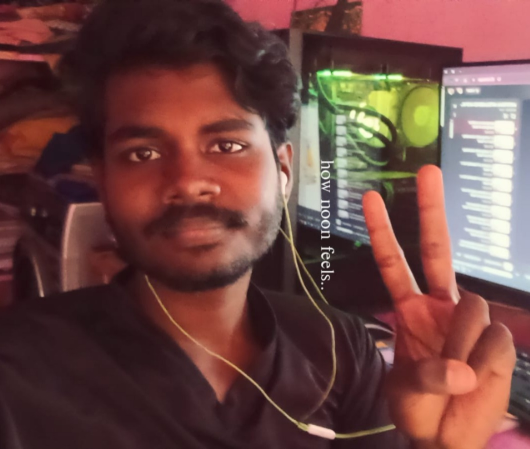
#> input picture backend/uploads/profile.jpeg, 1060 x 898 px (shown at 1/2 size)
$ python -i pixel_forensics.py   (imports and definitions only)   (older library calls are emulated)
#> lines starting #> are read from the running program, lines starting #| are printed output that depends on the picture; after the words box and inside, x2 and y2 are one past the last pixel; in counts of white or black regions, pixels touching at a corner belong together
"""
RENI — Pixel Forensics Engine
Real Error Level Analysis (ELA), noise analysis, and heatmap generation.
This is REAL forensics — not LLM hallucinations.
"""
import cv2
import numpy as np
import base64
import os
import tempfile
from PIL import Image, ImageDraw
import io


class PixelForensics:
    """
    Performs genuine pixel-level forensic analysis on document images.

    Techniques:
    - Error Level Analysis (ELA): Re-compress at known quality, diff to reveal edits
    - Noise Variance Analysis: Grid-based noise profiling to detect pasted regions
    - Heatmap Generation: Visual overlay of suspicious regions
    """

    QUALITY_LEVELS = [90, 75]
    ELA_AMPLIFICATION = 20
    HOTSPOT_MIN_AREA = 300
    NOISE_GRID_SIZE = 8
    NOISE_Z_THRESHOLD = 2.0

    def _ensure_image(self, file_path):
        """Convert PDF page to image if needed, or load image directly."""
        ext = os.path.splitext(file_path)[1].lower()

        if ext == '.pdf':
            try:
                import fitz
                doc = fitz.open(file_path)
                page = doc[0]
                pix = page.get_pixmap(dpi=200)
                img_path = os.path.join(tempfile.gettempdir(), "reni_pdf_render.png")
                pix.save(img_path)
                doc.close()
                return img_path, True
            except Exception as e:
                print(f"  [PIXEL] PDF render failed: {e}")
                return None, False

        if ext in ['.jpg', '.jpeg', '.png', '.bmp', '.tiff', '.tif', '.webp']:
            return file_path, False

        return None, False

    def error_level_analysis(self, image_path, quality=90):
        """
        Core ELA algorithm.
        Re-save at known JPEG quality → compute amplified pixel difference.
        Edited regions show higher residuals because they were saved at a different
        compression level than the rest of the image.
        """
        img = cv2.imread(image_path)
        if img is None:
            return None

        temp_path = os.path.join(tempfile.gettempdir(), "reni_ela_resave.jpg")
        cv2.imwrite(temp_path, img, [cv2.IMWRITE_JPEG_QUALITY, quality])
        resaved = cv2.imread(temp_path)

        try:
            os.remove(temp_path)
        except OSError:
            pass

        if resaved is None or img.shape != resaved.shape:
            return None

        ela = cv2.absdiff(img, resaved).astype(np.float32) * self.ELA_AMPLIFICATION
        ela = np.clip(ela, 0, 255).astype(np.uint8)
        return ela

    def detect_hotspots(self, ela_image, threshold=80):
        """Locate contiguous high-residual regions in the ELA output."""
        gray = cv2.cvtColor(ela_image, cv2.COLOR_BGR2GRAY)
        _, binary = cv2.threshold(gray, threshold, 255, cv2.THRESH_BINARY)

        # Morphological cleanup
        kernel = cv2.getStructuringElement(cv2.MORPH_RECT, (5, 5))
        binary = cv2.morphologyEx(binary, cv2.MORPH_CLOSE, kernel)

        contours, _ = cv2.findContours(binary, cv2.RETR_EXTERNAL, cv2.CHAIN_APPROX_SIMPLE)

        hotspots = []
        for contour in contours:
            area = cv2.contourArea(contour)
            if area > self.HOTSPOT_MIN_AREA:
                x, y, w, h = cv2.boundingRect(contour)
                region = gray[y:y + h, x:x + w]
                intensity = float(np.mean(region))
                hotspots.append({
                    "coordinates": [int(x), int(y), int(w), int(h)],
                    "area": int(area),
                    "intensity": round(intensity, 2),
                    "severity": round(min(intensity / 180.0, 1.0), 3),
                })

        return sorted(hotspots, key=lambda h: h["severity"], reverse=True)

    def generate_heatmap(self, image_path, ela_image):
        """Blend a JET colormap heatmap onto the original image and return base64 PNG."""
        original = cv2.imread(image_path)
        if original is None:
            return None

        # Resize ELA to match original if needed
        if ela_image.shape[:2] != original.shape[:2]:
            ela_image = cv2.resize(ela_image, (original.shape[1], original.shape[0]))

        gray_ela = cv2.cvtColor(ela_image, cv2.COLOR_BGR2GRAY)

        # Normalize for better visual contrast
        gray_ela = cv2.normalize(gray_ela, None, 0, 255, cv2.NORM_MINMAX)

        heatmap = cv2.applyColorMap(gray_ela, cv2.COLORMAP_JET)
        overlay = cv2.addWeighted(original, 0.55, heatmap, 0.45, 0)

        _, buffer = cv2.imencode('.png', overlay)
        return base64.b64encode(buffer).decode('utf-8')

    def generate_overlay_heatmap(self, image_path, hotspots):
        img = Image.open(image_path).convert('RGBA')
        mask = Image.new('RGBA', img.size, (0, 0, 0, 0))
        draw = ImageDraw.Draw(mask)
        for h in hotspots:
            c = h.get("coordinates", [])
            if len(c) >= 2:
                x, y = c[0], c[1]
                sev = h.get("severity", 0.5)
                alpha = int(min(sev * 180 + 40, 220))
                draw.rectangle([x, y, x + 32, y + 32], fill=(255, 30, 30, alpha))
        composite = Image.alpha_composite(img, mask).convert('RGB')
        buf = io.BytesIO()
        composite.save(buf, format='PNG')
        return base64.b64encode(buf.getvalue()).decode('utf-8')

    def noise_analysis(self, image_path):
        """
        Divide image into grid cells, compute noise variance per cell.
        Pasted regions have different noise characteristics from the background.
        """
        img = cv2.imread(image_path, cv2.IMREAD_GRAYSCALE)
        if img is None:
            return []

        h, w = img.shape
        gs = self.NOISE_GRID_SIZE
        cell_h, cell_w = h // gs, w // gs

        variances = []
        for i in range(gs):
            for j in range(gs):
                cell = img[i * cell_h:(i + 1) * cell_h, j * cell_w:(j + 1) * cell_w]
                laplacian = cv2.Laplacian(cell, cv2.CV_64F)
                variance = float(laplacian.var())
                variances.append({"grid": [i, j], "variance": round(variance, 2)})

        if not variances:
            return []

        mean_var = np.mean([v["variance"] for v in variances])
        std_var = np.std([v["variance"] for v in variances])

        anomalous = []
        for v in variances:
            z = abs(v["variance"] - mean_var) / (std_var + 1e-10)
            if z > self.NOISE_Z_THRESHOLD:
                v["z_score"] = round(float(z), 2)
                anomalous.append(v)

        return anomalous

    # ------------------------------------------------------------------
    # Public API — called by the LangGraph pipeline
    # ------------------------------------------------------------------
    def analyze(self, file_path):
        """Full pixel forensics analysis. Returns findings + belief mass + heatmap."""
        print("  [PIXEL] Starting Error Level Analysis...")

        img_path, was_converted = self._ensure_image(file_path)
        if img_path is None:
            return {
                "agent": "Pixel Forensics",
                "findings": [{"type": "SKIPPED", "description": "Unsupported file format for pixel analysis.", "severity": 0}],
                "belief_mass": {"forged": 0.0, "genuine": 0.0, "uncertain": 1.0},
                "heatmap_base64": None,
            }

        findings = []
        heatmap_b64 = None
        belief = {"forged": 0.05, "genuine": 0.45, "uncertain": 0.50}

        # ---- ELA at primary quality ----
        ela = self.error_level_analysis(img_path, quality=self.QUALITY_LEVELS[0])
#> in error_level_analysis, img is the input picture: shape (898, 1060, 3); mean B, G, R 67.1, 71.1, 110.5
#> in error_level_analysis, `ela = cv2.absdiff(img, resaved).astype(np.float32) * self.ELA_AMPLIFIC..`:
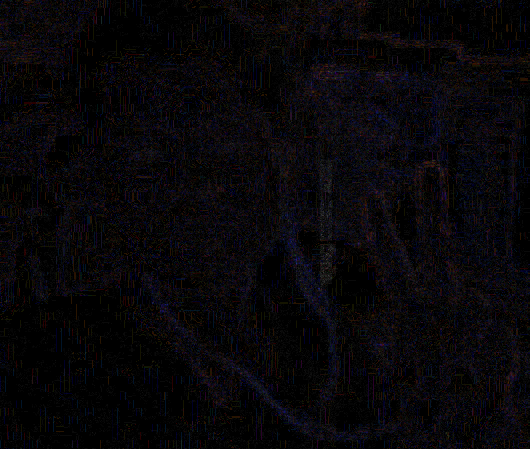
#> ela: shape (898, 1060, 3) float32 (shown at 1/2 size); mean B, G, R 8.9, 6.3, 7.9
        if ela is not None:
            hotspots = self.detect_hotspots(ela)
#> in detect_hotspots, `_, binary = cv2.threshold(gray, threshold, 255, cv2.THRESH_BINARY)`:
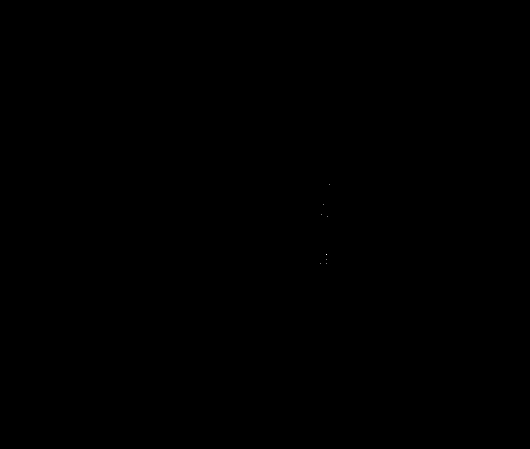
#> binary: shape (898, 1060) (shown at 1/2 size); 0% white in thin lines or dots, all inside (x1, y1, x2, y2) = (641, 368, 660, 528)
#> in detect_hotspots, `contours, _ = cv2.findContours(binary, cv2.RETR_EXTERNAL, cv2.CHAIN_AP..`: contours = 8 contours, all with area under 20
#> the loop in detect_hotspots, `for contour in contours:` made 8 passes
#> contour on passes 1 to 8: [[652, 527]], [[641, 527]], [[653, 519]], [[653, 508], [652, 509]], [[654, 432]], [[643, 429]], [[646, 408]], [[659, 368]]
#> after the loop in detect_hotspots, `for contour in contours:`: hotspots = []
#> hotspots = []
            mean_residual = float(np.mean(ela))
#> mean_residual = 7.71

            heatmap_b64 = self.generate_heatmap(img_path, ela)
#> in generate_heatmap, `gray_ela = cv2.normalize(gray_ela, None, 0, 255, cv2.NORM_MINMAX)`:
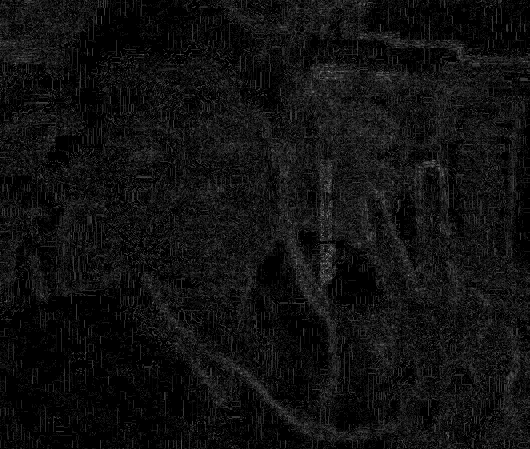
#> gray_ela: shape (898, 1060) (shown at 1/2 size); min 0, max 255, mean 16.3
#> in generate_heatmap, `heatmap = cv2.applyColorMap(gray_ela, cv2.COLORMAP_JET)`:
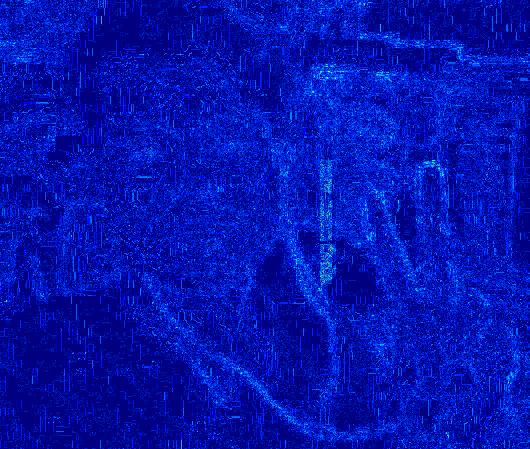
#> heatmap: shape (898, 1060, 3) (shown at 1/2 size); mean B, G, R 173.2, 19.3, 0.1
#> in generate_heatmap, `overlay = cv2.addWeighted(original, 0.55, heatmap, 0.45, 0)`:
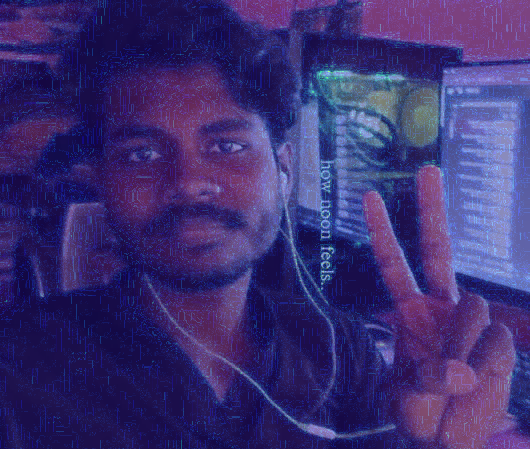
#> overlay: shape (898, 1060, 3) (shown at 1/2 size); mean B, G, R 114.8, 47.8, 60.8

            if hotspots:
                top = hotspots[0]
                findings.append({
                    "type": "ELA_ANOMALY",
                    "description": (
                        f"Error Level Analysis detected {len(hotspots)} suspicious region(s). "
                        f"Primary anomaly at coordinates {top['coordinates']} with severity {top['severity']:.0%}. "
                        f"Mean ELA residual: {mean_residual:.1f}."
                    ),
                    "severity": top["severity"],
                    "coordinates": top["coordinates"],
                    "shap_weight": 0.54,
                })
                belief["forged"] = min(top["severity"] * 0.75 + 0.15, 0.95)
                belief["genuine"] = max(0.05, 1.0 - belief["forged"] - 0.10)
                belief["uncertain"] = round(1.0 - belief["forged"] - belief["genuine"], 3)

                try:
                    heatmap_b64 = self.generate_overlay_heatmap(img_path, hotspots)
                except Exception:
                    heatmap_b64 = self.generate_heatmap(img_path, ela)
            else:
                findings.append({
                    "type": "ELA_CLEAN",
                    "description": (
                        "ELA found no significant anomalies. Compression artifacts appear uniform "
                        f"across the image (mean residual: {mean_residual:.1f})."
                    ),
                    "severity": 0.05,
                    "shap_weight": 0.30,
                })
                belief = {"forged": 0.05, "genuine": 0.75, "uncertain": 0.20}

        # ---- Noise analysis ----
        noise_anomalies = self.noise_analysis(img_path)
#> in noise_analysis, `img = cv2.imread(image_path, cv2.IMREAD_GRAYSCALE)`:
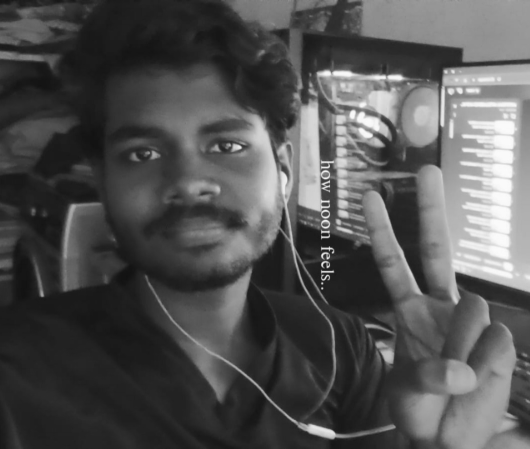
#> img: shape (898, 1060) (shown at 1/2 size); min 17, max 252, mean 82.5
#> after the loop in noise_analysis, `for i in range(gs):`:
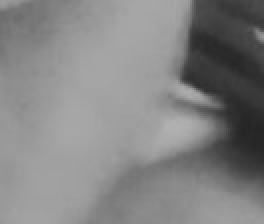
#> cell: shape (112, 132) (shown 2 times larger); min 36, max 178, mean 131.3
#> after the loop in noise_analysis, `for i in range(gs):`: variances = 64 items
#> in noise_analysis, `mean_var = np.mean([v["variance"] for v in variances])`: mean_var = 29.34
#> in noise_analysis, `std_var = np.std([v["variance"] for v in variances])`: std_var = 69.07
#> the loop in noise_analysis, `for v in variances:` made 64 passes
#> z on passes 1 to 12: 0.243, 0.387, 0.398, 0.348, 0.266, 0.292, 0.328, 0.38, 0.342, 0.399, 0.379, 0.363
#> after the loop in noise_analysis, `for v in variances:`: anomalous = 2 items
#> noise_anomalies = 2 items
        if noise_anomalies:
            max_z = max(a["z_score"] for a in noise_anomalies)
#> max_z = 6.57
            findings.append({
                "type": "NOISE_INCONSISTENCY",
                "description": (
                    f"Noise variance analysis flagged {len(noise_anomalies)} grid cell(s) with "
                    f"anomalous noise profiles (max z-score: {max_z:.1f}). "
                    "Regions with different noise characteristics suggest cut-paste manipulation."
                ),
                "severity": round(min(max_z / 5.0, 1.0), 3),
                "shap_weight": 0.15,
            })
            belief["forged"] = min(belief["forged"] + 0.08, 0.95)
            belief["genuine"] = max(belief["genuine"] - 0.08, 0.05)

        # Cleanup temp file
        if was_converted:
            try:
                os.remove(img_path)
            except OSError:
                pass

        print(f"  [PIXEL] Analysis complete. {len(findings)} finding(s). Belief(forged)={belief['forged']:.2f}")
#|   [PIXEL] Analysis complete. 2 finding(s). Belief(forged)=0.13
        return {
            "agent": "Pixel Forensics",
            "findings": findings,
            "belief_mass": belief,
            "heatmap_base64": heatmap_b64,
        }

>>> result = PixelForensics().analyze('../uploads/profile.jpeg')
#> result = 4 items
